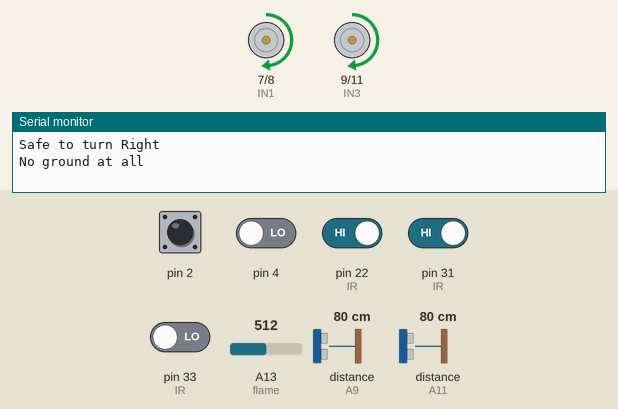
Bench run of a sketch on a simulated Arduino Mega 2560, built with avr-gcc and run on an emulated ATmega2560. Shown: motor-driver pin pairs drawn as motors (green arrow = first pin HIGH = forward, orange = second pin HIGH = backward, longer = more drive, scaled by the enable pin), the last lines printed to the serial monitor. Wiring (inferred from the names in the program): ultrasonic range finder: trigger A10; echo A11. The inputs (shaded band) are chosen by the test bench; at power-on: pin 2, pin 22 (IR), pin 31 (IR) HIGH, pin 4, pin 33 (IR) LOW, distance to the obstacle (sensors on A11, A9) 80 cm, A13 (flame) = 512. The echo pulse lasts 58.3 µs per cm.

Above: at 1.7 s.
1.8 s: distance to the obstacle (sensor on A11) set to 12 cm
At 2.07 s:
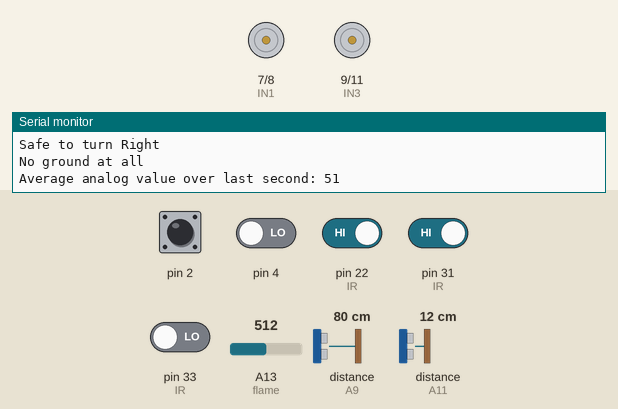
5.3 s: distance to the obstacle (sensor on A11) set to 9 cm
At 5.9 s:
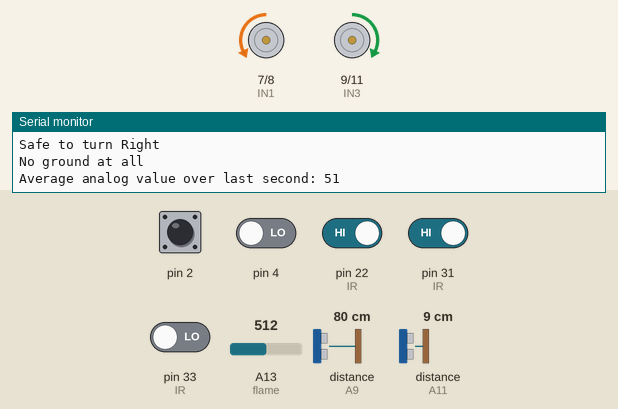
9.4 s: pin 22 (IR) driven LOW
At 11.2 s:
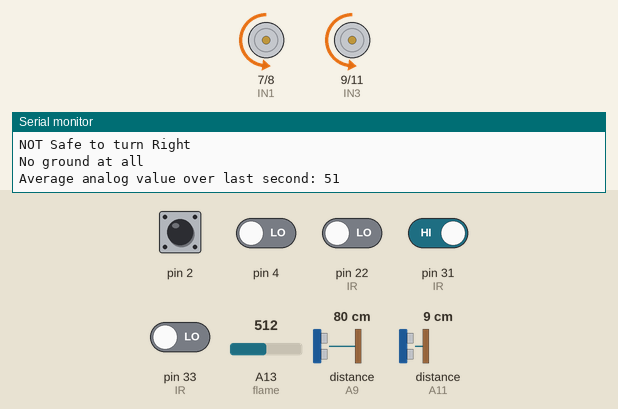
12.9 s: pin 31 (IR) driven LOW
Timing chart, 0 to 15.9 s (numbered marks = the images above; inputs shaded):
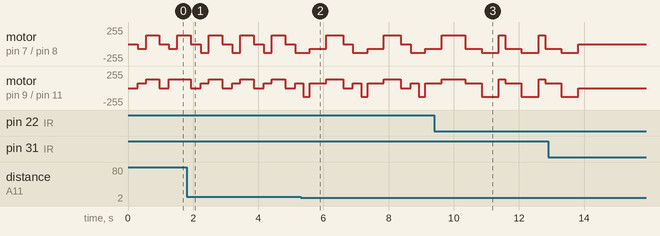

Measured:
- the behaviour switches between 11 and 10 cm on distance to the obstacle (sensor on A11) (found by bisection; images 1 and 2)
- by itself, motor on pin 9 (IN3) / pin 11 (IN4): repeats every 1.8 s: forward 70/255 0.50 s, forward 130/255 0.52 s, stopped 0.30 s, forward 70/255 0.25 s, backward 130/255 0.20 s

The sketch:

fire_dectection_3.ino
```cpp
// speed macros
#define turnSpeed 130     // 200 recommended
#define straightSpeed 70  // 125 max speed
// distance macros
#define safeTurn 10
#define detectFlame_L 900
#define detectFlame_M 1010
#define detectFlame_R 900
#define closeToFlame 1018
// IR Sensor pins
#define GROUND_L digitalRead(22)
#define GROUND_R digitalRead(31)
#define FRONT_L !digitalRead(32)
#define FRONT_R !digitalRead(33)
// ultrasonic pins
#define TRIG_L A8
#define ECHO_L A9
#define TRIG_R A10
#define ECHO_R A11
// line tracking pins
#define LT_R !digitalRead(10)
#define LT_M !digitalRead(4)
#define LT_L !digitalRead(2)
// flame detection pins
#define fire_L analogRead(A12)
#define fire_M analogRead(A13)
#define fire_R analogRead(A14)
// L298n IO pin
#define ENA 5
#define ENB 6
#define IN1 7
#define IN2 8
#define IN3 9
#define IN4 11

//Previous state for line detection
int prevState;
int update = millis();

void forward() {
  analogWrite(ENA, straightSpeed);
  analogWrite(ENB, straightSpeed);
  digitalWrite(IN1, HIGH);
  digitalWrite(IN2, LOW);
  digitalWrite(IN3, LOW);
  digitalWrite(IN4, HIGH);
}

void back(int duration) {
  analogWrite(ENA, straightSpeed);
  analogWrite(ENB, straightSpeed);
  digitalWrite(IN1, LOW);
  digitalWrite(IN2, HIGH);
  digitalWrite(IN3, HIGH);
  digitalWrite(IN4, LOW);

  delay(duration);
}

void left(int duration) {
  analogWrite(ENA, turnSpeed);
  analogWrite(ENB, turnSpeed);
  digitalWrite(IN1, LOW);
  digitalWrite(IN2, HIGH);
  digitalWrite(IN3, LOW);
  digitalWrite(IN4, HIGH);

  delay(duration);
}

void right(int duration) {
  analogWrite(ENA, turnSpeed);
  analogWrite(ENB, turnSpeed);
  digitalWrite(IN1, HIGH);
  digitalWrite(IN2, LOW);
  digitalWrite(IN3, HIGH);
  digitalWrite(IN4, LOW);

  delay(duration);
}

void stop(int duration) {
  digitalWrite(ENA, LOW);
  digitalWrite(ENB, LOW);

  delay(duration);
}

int getDistanceLeft() {
  digitalWrite(TRIG_L, LOW);
  delayMicroseconds(2);
  digitalWrite(TRIG_L, HIGH);
  delayMicroseconds(10);
  digitalWrite(TRIG_L, LOW);
  int duration = pulseIn(ECHO_L, HIGH);

  return (duration * 0.034) / 2;
}

int getDistanceRight() {
  digitalWrite(TRIG_R, LOW);
  delayMicroseconds(2);
  digitalWrite(TRIG_R, HIGH);
  delayMicroseconds(10);
  digitalWrite(TRIG_R, LOW);
  int duration = pulseIn(ECHO_R, HIGH);

  return (duration * 0.034) / 2;
}

void groundDetection() {
  // If both edge detectors are over the edge
  if (GROUND_R and GROUND_L) {
    stop(300);
    back(250);
    //NOT safe to turn
    if (getDistanceRight() < safeTurn) {
      // TO-DO: FIND SOLUTION
      left(200);
      back(500);
      right(500);
      Serial.println("NOT Safe to turn Right");
    }
    //Safe to turn
    else {
      right(400);
      Serial.println("Safe to turn Right");
    }
    Serial.println("No ground at all");
  }

  else if (GROUND_L) {
    //NOT safe to turn
    if ((getDistanceRight() < safeTurn) || FRONT_L) {
      // TO-DO: FIND SOLUTION
      left(200);
      back(500);
      right(500);
      Serial.println("NOT Safe to turn Right");
    }
    //Safe to turn
    else {
      right(200);
      Serial.println("Safe to turn Right");
    }
    Serial.println("No left ground");
  }

  else if (GROUND_R) {
    //NOT safe to turn
    if ((getDistanceLeft() < safeTurn) || FRONT_R) {
      // TO-DO: FIND SOLUTION
      right(200);
      back(500);
      left(500);
      Serial.println("NOT Safe to turn Left");
    } else {
      left(200);
      Serial.println("Safe to turn Left");
    }
    Serial.println("No right ground");
  }
}

void objectDetection() {
  if (FRONT_L and FRONT_R) {
    // TO-DO: FIND SOLUTION
    back(300);
    right(500);
    Serial.println("Object in the middle");
  } else if (FRONT_R) {
    right(200);
    Serial.println("Object on the left");
  }

  else if (FRONT_L) {
    left(200);
    Serial.println("Object on the right");
  }
}

void lineDetection() {
  // flame is detected while avoiding objects, just default to flame detection
  if ((fire_L < detectFlame_L) or (fire_M < detectFlame_M) or (fire_R < detectFlame_R)) {
    fireDetection();
  }
  // Detecting a crossroad or perpendiclar to a line
  else if (LT_L and LT_M and LT_R) {
    if (prevState = 0) {
      right(400);
    } else {
      forward();
    }
  }
  // Line on the left
  else if (LT_L and LT_M) {
    if (prevState = 0) {
      right(400);
    } else {
      left(0);
    }
  }
  // Line on the right
  else if (LT_R and LT_M) {
    if (prevState = 0) {
      left(400);
    } else {
      right(0);
    }
  }
  // following the line
  else if (LT_M) {
    forward();
  }
  // line hard left
  else if (LT_L) {
    left(0);
    Serial.println("line left");
  }
  // line hard right
  else if (LT_R) {
    right(0);
    Serial.println("line right");
  }
}

void fireDetection() {
  if (fire_M < closeToFlame || fire_L < closeToFlame || fire_R < closeToFlame) {
    stop(300);
    Serial.println("CLOSE TO FIRE");
    while (fire_M < detectFlame_M || fire_L < detectFlame_L || fire_R < detectFlame_R) {
      stop(0);
      Serial.println("Still stopped");
    }
    Serial.println("Fire blown out");
    back(2000);
    Serial.println("Backing up");
    right(500);

  } else if (fire_M < detectFlame_M) {
    forward();
    Serial.println("Fire in front");
  } else if (fire_L < detectFlame_L) {
    left(50);
    Serial.println("Fire on the left");
  } else if (fire_R < detectFlame_R) {
    right(50);
    Serial.println("Fire on the right");
  }
}

void move() {
  if (GROUND_L or GROUND_R) {
    groundDetection();
  } else if ((fire_L < detectFlame_L) or (fire_M < detectFlame_M) or (fire_R < detectFlame_R)) {
    fireDetection();
  } else if (FRONT_L or FRONT_R) {
    objectDetection();
  } else if (LT_L or LT_M or LT_R) {
    lineDetection();
  } else {
    forward();
  }
}

void setup() {
  Serial.begin(9600);
  // Motor stuff
  pinMode(IN1, OUTPUT);
  pinMode(IN2, OUTPUT);
  pinMode(IN3, OUTPUT);
  pinMode(IN4, OUTPUT);
  pinMode(ENA, OUTPUT);
  pinMode(ENB, OUTPUT);
  digitalWrite(ENA, HIGH);
  digitalWrite(ENB, HIGH);
  // Sensor Stuff
  pinMode(22, INPUT);       //IR
  pinMode(31, INPUT);       //IR
  pinMode(32, INPUT);       //IR
  pinMode(33, INPUT);       //IR
  pinMode(TRIG_L, OUTPUT);  //Ultrasonic
  pinMode(ECHO_L, INPUT);   //Ultrasonic
  pinMode(TRIG_R, OUTPUT);  //Ultrasonic
  pinMode(ECHO_R, INPUT);   //Ultrasonic
  pinMode(A12, INPUT);      //flame
  pinMode(A13, INPUT);      //flame
  pinMode(A14, INPUT);      //flame

}


const int numReadings = 10; // Number of readings for averaging
int readings_R[numReadings];  // Array to store analog sensor readings
int readings_M[numReadings];  // Array to store analog sensor readings
int readings_L[numReadings];  // Array to store analog sensor readings

unsigned long lastUpdateTime_R = 0; // Last time the readings were updated
unsigned long lastUpdateTime_L = 0; // Last time the readings were updated
unsigned long lastUpdateTime_M = 0; // Last time the readings were updated

unsigned long lastPrintTime_R = 0;  // Last time the average was printed
unsigned long lastPrintTime_L = 0;  // Last time the average was printed
unsigned long lastPrintTime_M = 0;  // Last time the average was printed

int readIndex_R = 0;          // Current position in the array
int readIndex_L = 0;          // Current position in the array
int readIndex_M = 0;          // Current position in the array


int average(int pin, int readings[],unsigned long lastUpdateTime,unsigned long lastPrintTime,int readIndex, char sensor) {
unsigned long currentMillis = millis();

  // Update readings every 100ms
  if (currentMillis - lastUpdateTime >= 100) {
    lastUpdateTime = currentMillis;
    readings[readIndex++] = pin;
    if (readIndex >= numReadings) readIndex = 0;
  }

  // Calculate and print the average every second
  if (currentMillis - lastPrintTime >= 1000) {
    lastPrintTime = currentMillis;
    int average = getAverage(readings, numReadings);
    Serial.print("Average analog value over last second: ");
    Serial.println(average);
  }
}

int getAverage(int arr[], int size) {
  long total = 0;
  for (int i = 0; i < size; i++) {
    total += arr[i];
  }
  return total / size;
}


void loop() {
  //Serial.println(fire_L);
  //Serial.println(fire_R);

  if (update % 300 == 0) {
    if (!LT_L and !LT_M and !LT_R) {
      prevState = 0;
    } else {
      prevState = 1;
    }
    update = millis();
  }
  move();


 // average(fire_L,readings_R,lastUpdateTime_R,lastPrintTime_R,readIndex_R, 'R');
    average(fire_M,readings_M,lastUpdateTime_M,lastPrintTime_M,readIndex_M, 'M');
      //average(fire_R,readings_L,lastUpdateTime_L,lastPrintTime_L,readIndex_L, 'L');
  // Serial.print(" ");
  // Serial.print(fire_M);
  // Serial.print(" ");
  // Serial.println(fire_R);
}
```
